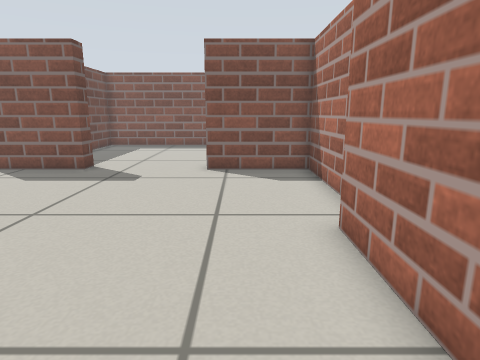
[1] (above)

24 first-person views from a walk through a Gazebo world. The camera is 0.54 m above the floor, tilts 12° down and sees 75° across. The floor is counted in squares, 0.25 m on a side. Each view is taken from the middle of a square. On the plan, view 1 faces up. The plan holds only what a view shows up to about 18 squares ahead; the rest is blank.

[2]
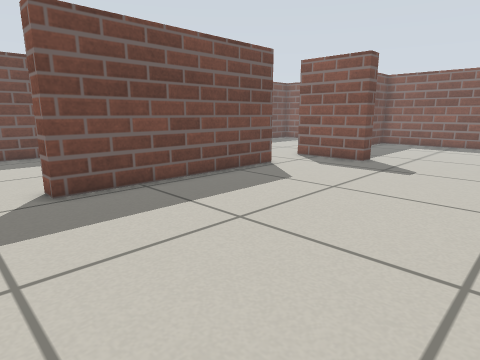

[3]
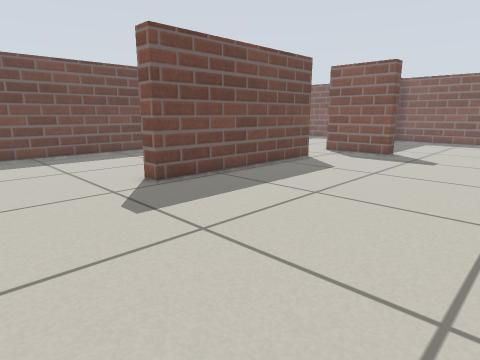

[4]
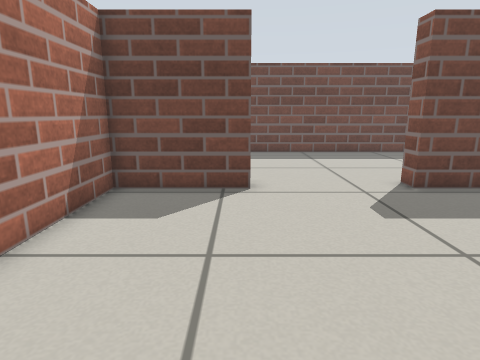

[5]
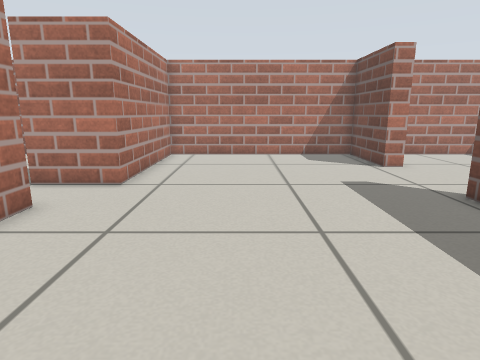

[6]
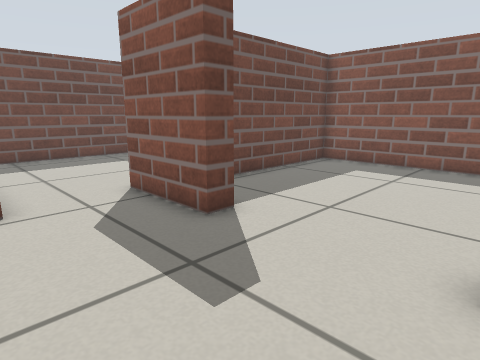

[7]
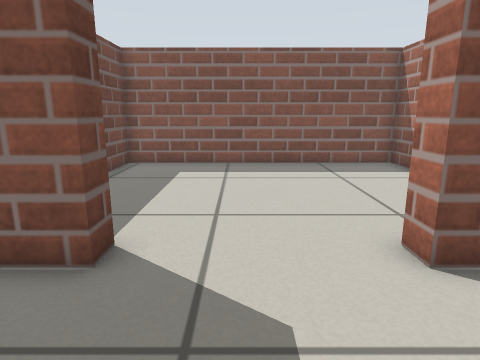

[8]
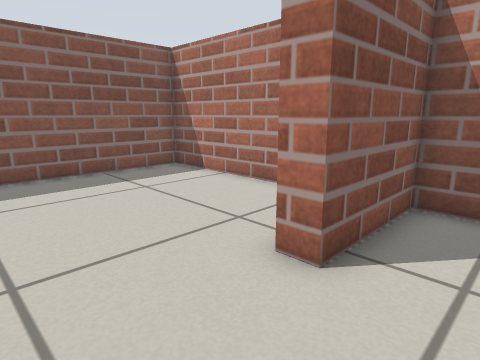

[9]
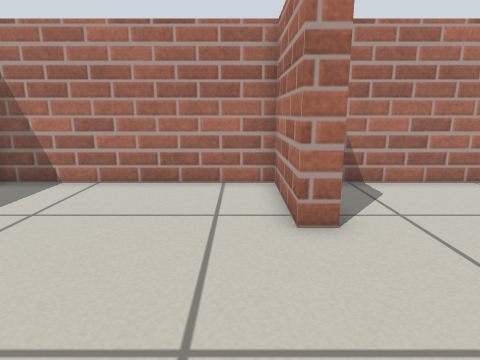

[10]
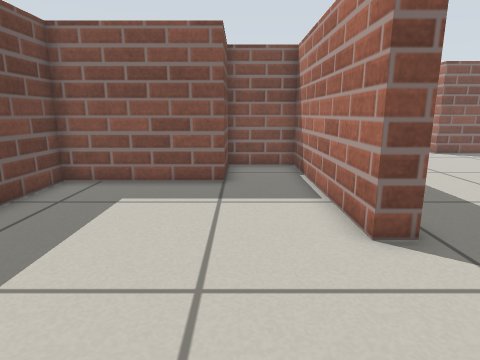

[11]
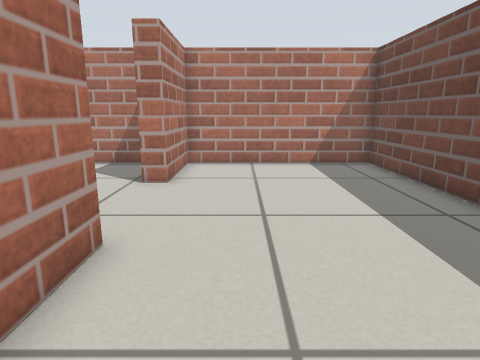

[12]
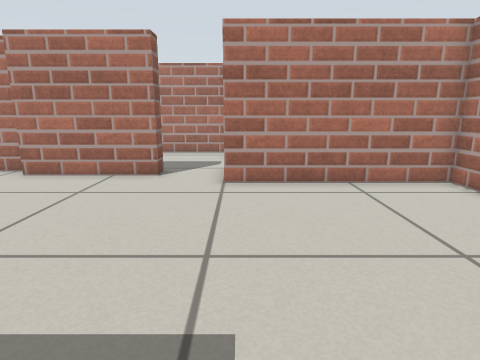

[13]
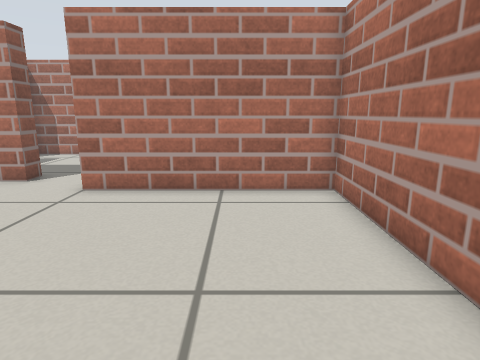

[14]
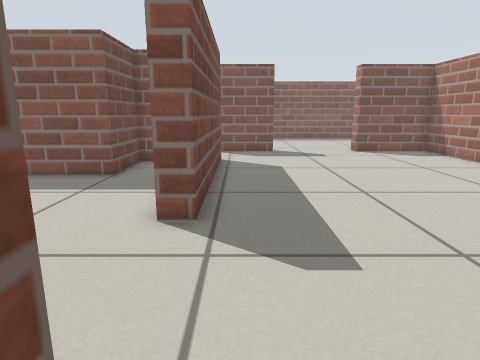

[15]
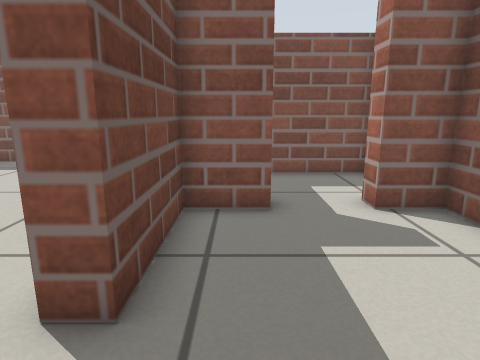

[16]
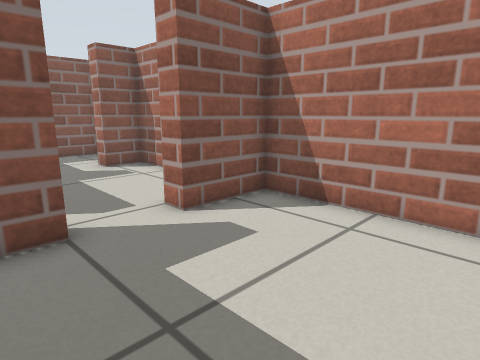

[17]
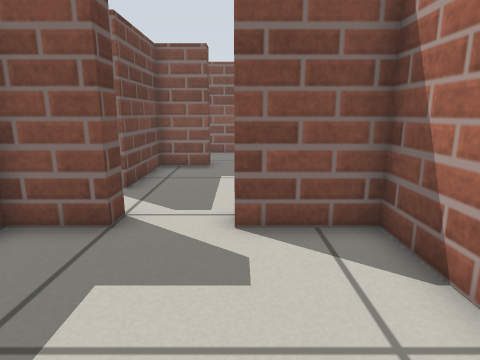

[18]
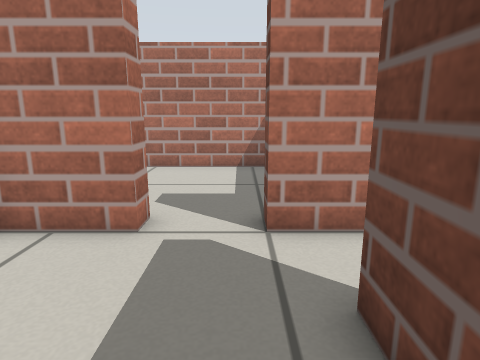

[19]
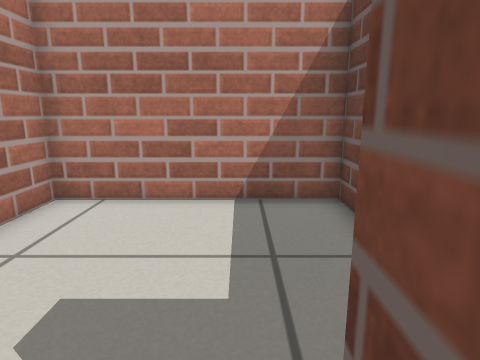

[20]
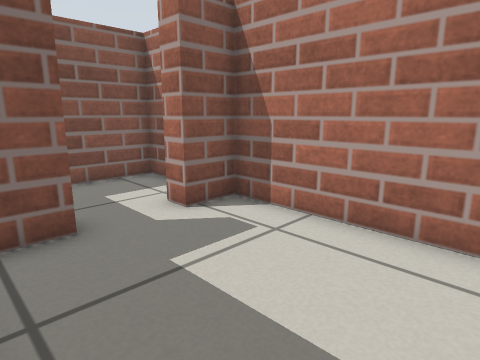

[21]
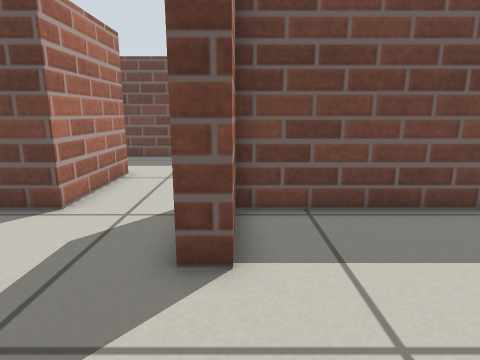

[22]
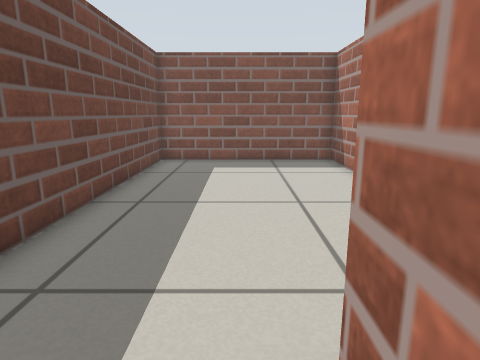

[23]
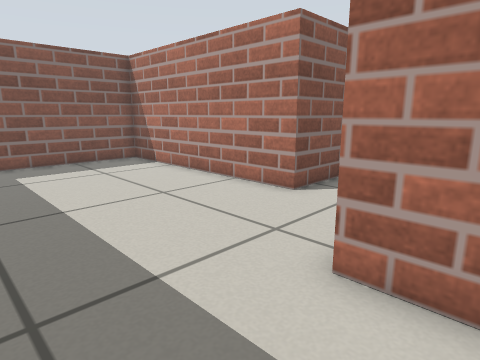

[24]
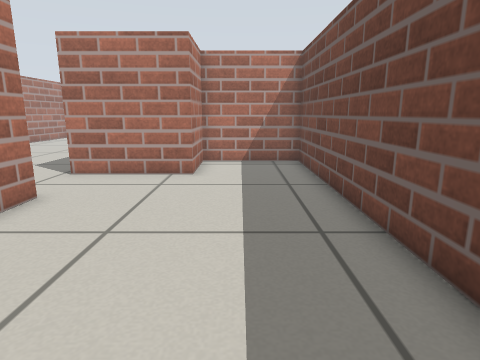

### Floor plan
Ten units are one square. View 1 is at (0, 0); x grows to the right and y downward. Boxes are objects, and circles mark ways between rooms. Rooms are numbered by the first view taken in them; rooms with no view inside come last. Other rooms are left out.
<svg viewBox="-182 -222 274 314">
<path fill="none" stroke="#000" d="M19 -9 19 -58M27 -62 27 -121 -13 -121 -13 -129M-89 47 -89 87 7 87 7 15M-106 -89 -89 -89 -89 -1M-61 -129 -61 -121 -97 -121M-13 -129 27 -129 27 -217 -89 -217 -89 -129 -61 -129M-89 -1 -97 -1 -97 -81 -125 -81 -125 -49 -177 -49 -177 87 -97 87 -97 47 -89 47M35 15 35 23 15 23M15 75 15 87 87 87 87 23 59 23 59 15M59 15 84 15M47 -58 47 -49 27 -49 27 -9 19 -9M87 11 87 -49 71 -49 71 -58M7 15 35 15M-97 -121 -97 -217 -177 -217 -177 -57 -133 -57 -133 -89 -106 -89M87 -82 87 -93 44 -93"/>
<circle cx="-35" cy="-125" r="3" fill="#2a7"/>
<circle cx="-95" cy="25" r="3" fill="#2a7"/>
<circle cx="25" cy="5" r="3" fill="#2a7"/>
<circle cx="-95" cy="-105" r="3" fill="#2a7"/>
<circle cx="45" cy="20" r="3" fill="#2a7"/>
<circle cx="55" cy="-55" r="3" fill="#2a7"/>
<text x="-40" y="-20">1</text>
<text x="-30" y="-180">2</text>
<text x="-140" y="20">3</text>
<text x="50" y="50">4</text>
<text x="60" y="-20">5</text>
<text x="-140" y="-150">6</text>
<text x="60" y="-80">7</text>
</svg>
Room 1 opens to room 2. Room 1 opens to room 3. Room 1 opens to room 5. Room 1 opens to room 6. Room 4 opens to room 5. Room 5 opens to room 7.

Where each view was taken, in squares from view 1:
view 1: 0 up, 0 right, facing up
view 2: 2 down, 0 right, facing up-left
view 3: 5 down, 0 right, facing up-left
view 4: 5 down, 0 right, facing left
view 5: 8 up, 3 left, facing down
view 6: 8 up, 1 left, facing up-left
view 7: 8 up, 4 left, facing up
view 8: 10 up, 5 left, facing up-right
view 9: 14 up, 7 left, facing right
view 10: 5 down, 12 left, facing up
view 11: 5 up, 12 left, facing down
view 12: 2 down, 9 left, facing right
view 13: 6 down, 8 left, facing right
view 14: 6 down, 8 left, facing up
view 15: 2 down, 4 right, facing up
view 16: 8 down, 2 right, facing up-right
view 17: 8 down, 6 right, facing up
view 18: 4 up, 4 right, facing down
view 19: 1 down, 4 right, facing down
view 20: 1 down, 3 right, facing up-right
view 21: 13 up, 2 left, facing left
view 22: 7 up, 14 left, facing up
view 23: 7 up, 17 left, facing up-right
view 24: 20 up, 15 left, facing down
